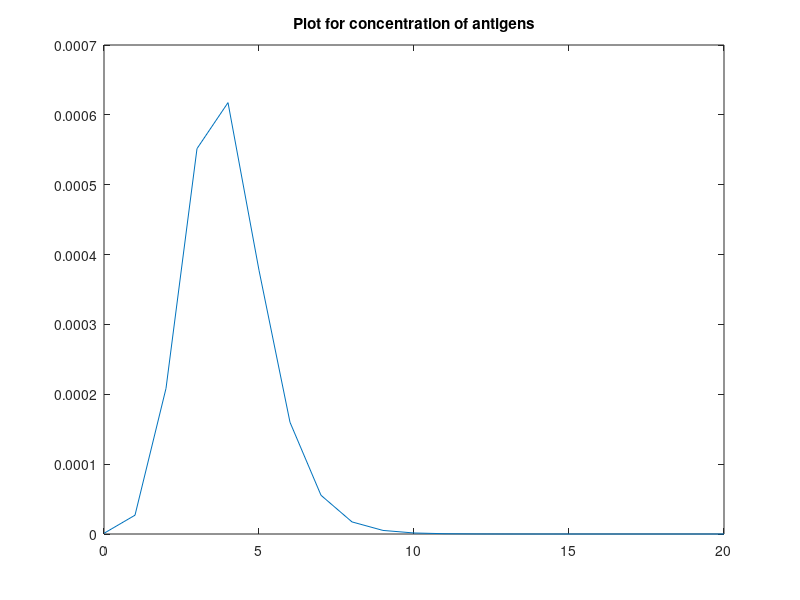

MATLAB code to generate this figure:
clc;                                               
clear all;
h=1;                                             % step size
t = 0:h:20;                                         
V = zeros(1,length(t))
C = zeros(1,length(t))
F = zeros(1,length(t))
m = zeros(1,length(t))

% Model parameters

beta=0.17
a=0.5
gamma=10
mu=0.5
K=10000
sigma=10
eta=0.12
tau=0.5
Cstar=10
alpha=1
p=0.8
qk=1
tshift=tau/h



% Initial conditions.
V(1)= 0.000001;
F(1)= 10;
C(1)= 10;
m(1)= 0.1;

%Vs=circshift(V,[0,-tshift])
%Fs=circshift(F,[0,-tshift])

% The functions on the RHS of ode
fV = @(t,v,c,f,m) alpha*v-p*f*v
fF = @(t,v,c,f,m) beta*c-gamma*p*f*v-a*f  
fC = @(t,v,c,f,m) -mu*(c-Cstar)+qk*v*f 
fm = @(t,v,c,f,m) sigma*v-eta*m

% 4th order RK Methos implementation
for i=1:(length(t)-1)                              
    k1v = fV(t(i),V(i),C(i),F(i),m(i));
    k1f = fF(t(i),V(i),C(i),F(i),m(i));
    k1c = fC(t(i),V(i),C(i),F(i),m(i));
    k1m = fm(t(i),V(i),C(i),F(i),m(i));
    
    
    k2v = fV(t(i)+0.5*h,V(i)+0.5*h*k1v,C(i)+0.5*h*k1c,F(i)+0.5*h*k1f,m(i)+0.5*h*k1m);
    k2f = fF(t(i)+0.5*h,V(i)+0.5*h*k1v,C(i)+0.5*h*k1c,F(i)+0.5*h*k1f,m(i)+0.5*h*k1m);
    k2c = fC(t(i)+0.5*h,V(i)+0.5*h*k1v,C(i)+0.5*h*k1c,F(i)+0.5*h*k1f,m(i)+0.5*h*k1m);
    k2m = fm(t(i)+0.5*h,V(i)+0.5*h*k1v,C(i)+0.5*h*k1c,F(i)+0.5*h*k1f,m(i)+0.5*h*k1m);
    
    k3v = fV(t(i)+0.5*h,V(i)+0.5*h*k2v,C(i)+0.5*h*k2c,F(i)+0.5*h*k2f,m(i)+0.5*h*k2m);
    k3f = fF(t(i)+0.5*h,V(i)+0.5*h*k2v,C(i)+0.5*h*k2c,F(i)+0.5*h*k2f,m(i)+0.5*h*k2m);
    k3c = fC(t(i)+0.5*h,V(i)+0.5*h*k2v,C(i)+0.5*h*k2c,F(i)+0.5*h*k2f,m(i)+0.5*h*k2m);
    k3m = fm(t(i)+0.5*h,V(i)+0.5*h*k2v,C(i)+0.5*h*k2c,F(i)+0.5*h*k2f,m(i)+0.5*h*k2m);
    
    k4v = fV(t(i)+h,V(i)+h*k3v,C(i)+h*k3c,F(i)+h*k3f,m(i)+h*k3m);
    k4f = fV(t(i)+h,V(i)+h*k3v,C(i)+h*k3c,F(i)+h*k3f,m(i)+h*k3m);
    k4c = fV(t(i)+h,V(i)+h*k3v,C(i)+h*k3c,F(i)+h*k3f,m(i)+h*k3m);
    k4m = fV(t(i)+h,V(i)+h*k3v,C(i)+h*k3c,F(i)+h*k3f,m(i)+h*k3m);
    
    %Updating step
    V(i+1) = V(i) + (1/6)*(k1v+2*k2v+2*k3v+k4v)*h;
    F(i+1) = F(i) + (1/6)*(k1f+2*k2f+2*k3f+k4f)*h;
    C(i+1) = C(i) + (1/6)*(k1c+2*k2c+2*k3c+k4c)*h;
    m(i+1) = m(i) + (1/6)*(k1m+2*k2m+2*k3m+k4m)*h;
end
plot(t,V)
title('Plot for concentration of antigens')
